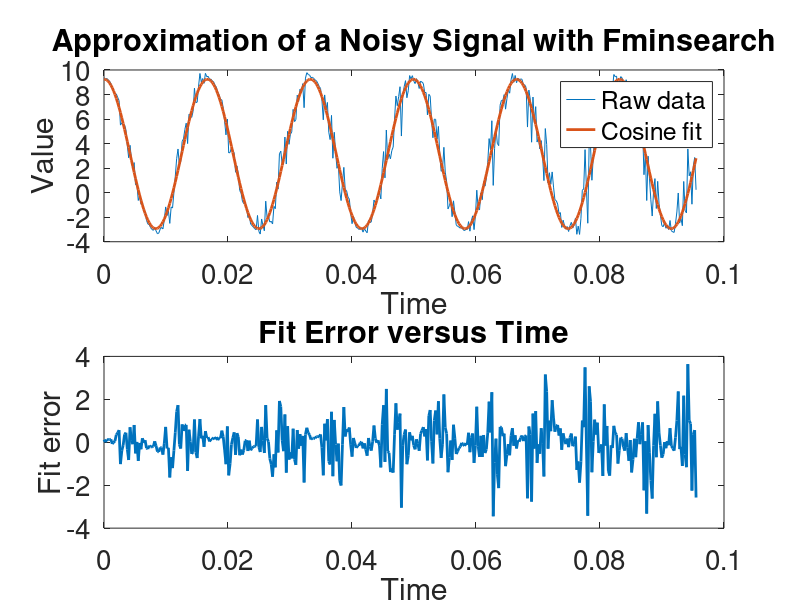

The MATLAB script that drew this image:
% Finding a signal in the noise.
%
% Open the file ECE498Data.mat. The variable 'data' contained in the file
% has two columns. The first column is a time vector; the second is
% experimentally gathered data.
%
% This week's task is to find the values of A, omega, theta and B that best
% fits the data where
%
% yfit = A*cos(omega*t + theta) + B;
% to evaluate this function, create an anonymous function

% Given your solution, make two subplots
% Let the upper subplot contain plot(t,y,t,yfit) to show the raw data and
% the fitted curve on top of each other
%
% Let the lower subplot contain plot(t,y-yp) to show the error in the fit.
%
% pretty the plots up appropriately and impress the instructor

% Use this script M-file to do your work.
% Useful reading: 32.12 Nonlinear Curve Fitting
% Useful functon: fminsearch

close all;
clc;

% Hanselman's .mat file automatically create variables, so I do not assign the load result to anything!
load('ECE498Data.mat');

t = data(:,1);
y = data(:,2);
disp("Length of input data: " + length(t));

fun = @(x,t,y) norm(x(1)*cos(x(2)*t + x(3)) + x(4) - y);
fun1 = @(x) fun(x,t,y);

options = [];

% Default 0 guess.
% x0 = [0,0,0,0];
% First rough guess from looking at data.
% x0 = [7,384,0,4];
% Second guess based on output from first guess.
x0 = [6.0962, 377.9243, -0.017609, 3.1543];

x = fminsearch(fun1,x0,options);
disp("A: " + x(1));
disp("B: " + x(2));
disp("C: " + x(3));
disp("D: " + x(4));

y_fit = x(1)*cos(x(2)*t + x(3)) + x(4);

% Plot original signal and cosine fit signal.
subplot(2,1,1);
plot(t,y,t,y_fit,'linewidth',2);
set(gca,'fontsize',20);
title('Approximation of a Noisy Signal with Fminsearch');
ylabel('Value');
xlabel('Time');
legend('Raw data', 'Cosine fit');

% Plot error.
subplot(2,1,2);
plot(t,y-y_fit,'linewidth',2);
set(gca,'fontsize',20);
title('Fit Error versus Time');
ylabel('Fit error');
xlabel('Time');

% NEED TO ADD ERROR NORM MEASUREMENT AS SHOWN IN BOOK